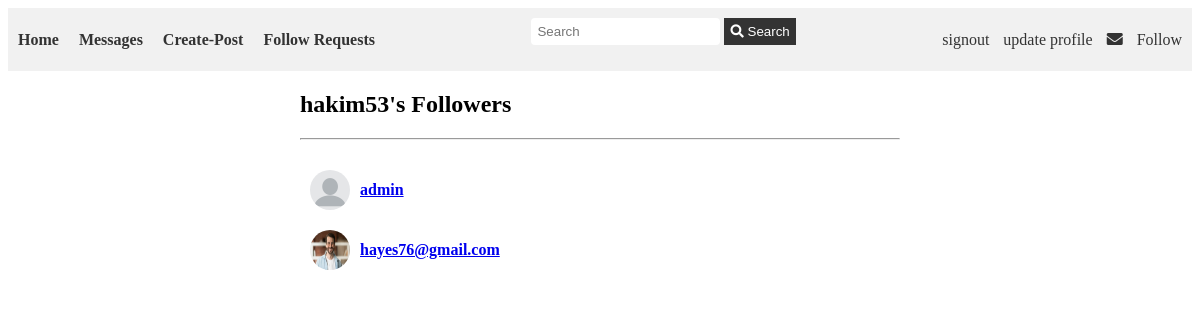
The app's page /follower/hakim53/ (signed in) with its own data.
### user/models.py (models this page shows, shortened)
class Follow(models.Model):
    FOLLOW_REQUESTED = 'requested'
    FOLLOW_ACCEPTED = 'accepted'
    FOLLOW_REJECTED = 'rejected'
    FOLLOW_STATUS_CHOICES = (
        (FOLLOW_REQUESTED, 'Requested'),
        (FOLLOW_ACCEPTED, 'Accepted'),
        (FOLLOW_REJECTED, 'Rejected'),
    )
    follower = models.ForeignKey(User, related_name='following', on_delete=models.CASCADE)
    following = models.ForeignKey(User, related_name='followers', on_delete=models.CASCADE)
    status = models.CharField(max_length=20, choices=FOLLOW_STATUS_CHOICES, default=FOLLOW_ACCEPTED)

class UserProfile(models.Model):
    user = models.OneToOneField(User, on_delete=models.CASCADE)
    profile_picture = models.ImageField(upload_to='profiles/', blank=True)
    bio = models.TextField(blank=True)

### user/views.py (the view)
# urls.py: path('follower/<str:username>/', views.follow_list, name='follow_list'),
@login_required(login_url='signin')
def follow_list(request, username):
    user = User.objects.get(username=username)
    followers = Follow.objects.filter(following=user)
    return render(request, 'follow_list.html', {'user': user, 'followers': followers})

### templates/follow_list.html
<link rel="stylesheet" href="/css/followandfollowin.css">
{% extends 'base.html' %}
{% block content %}
  <div class="container mt-4">
    <h2>{{ user.username }}'s Followers</h2>
    <hr>
    {% if followers %}
      <div class="list-group">
        {% for follower in followers %}
          <a href="{% url 'profile' follower.follower.username %}" class="list-group-item list-group-item-action">
            <img src="{{ follower.follower.userprofile.profile_picture.url }}" alt="Profile Picture" class="rounded-circle" width="40" height="40">
            <span class="ms-2">{{ follower.follower.username }}</span>
          </a>
        {% endfor %}
      </div>
    {% else %}
      <p class="text-muted">No followers found.</p>
    {% endif %}
  </div>
{% endblock %}

### media/css/followandfollowin.css (style rules this page uses)
.container { max-width: 600px; margin: 0 auto; }
h2 { font-size: 24px; margin-bottom: 20px; }
.list-group { margin-top: 20px; }
.list-group-item { display: flex; align-items: center; padding: 10px; border: none; }
.list-group-item img { width: 40px; height: 40px; border-radius: 50%; margin-right: 10px; }
.list-group-item span { font-size: 16px; font-weight: bold; }

### records on screen
Follow: follower.userprofile.profile_picture (picture), follower.username "admin"
Follow: follower.userprofile.profile_picture (picture), follower.username "hayes76@gmail.com"

### other values on screen
{{ user.username }} "hakim53"
